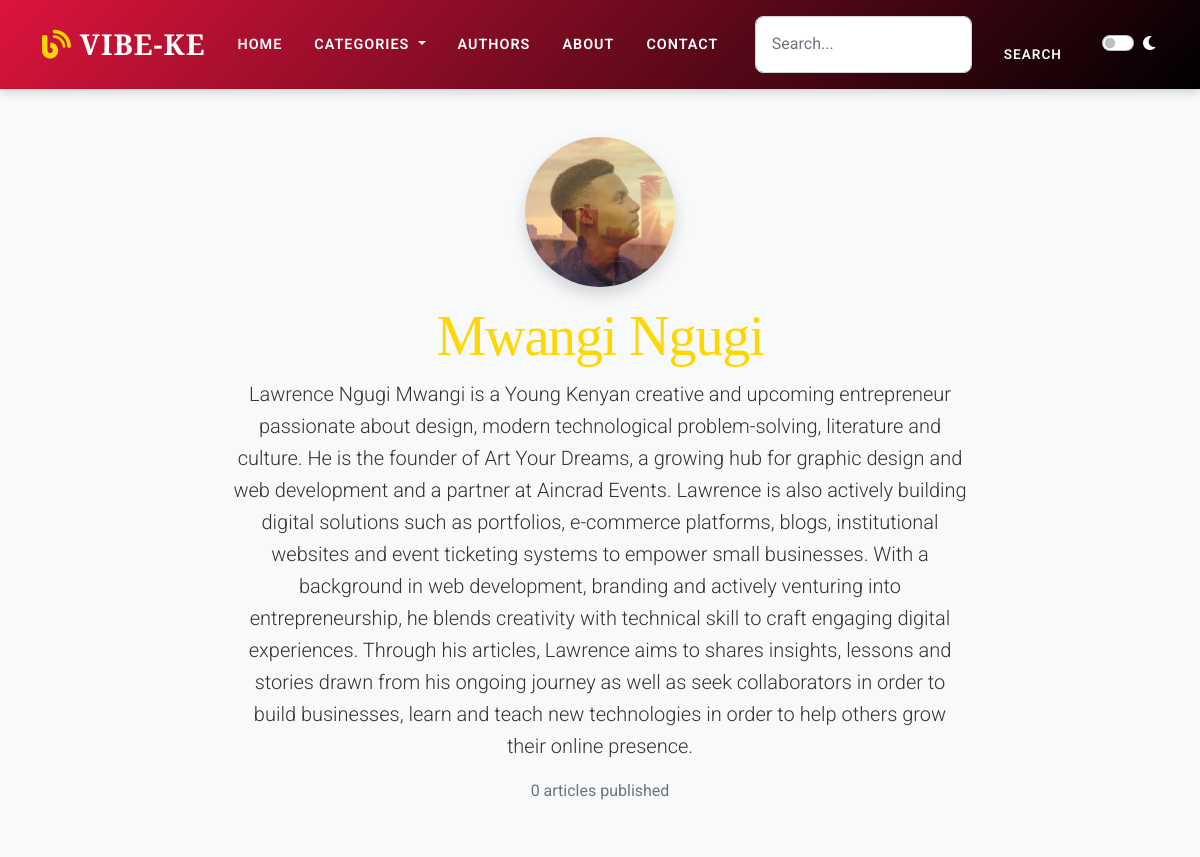
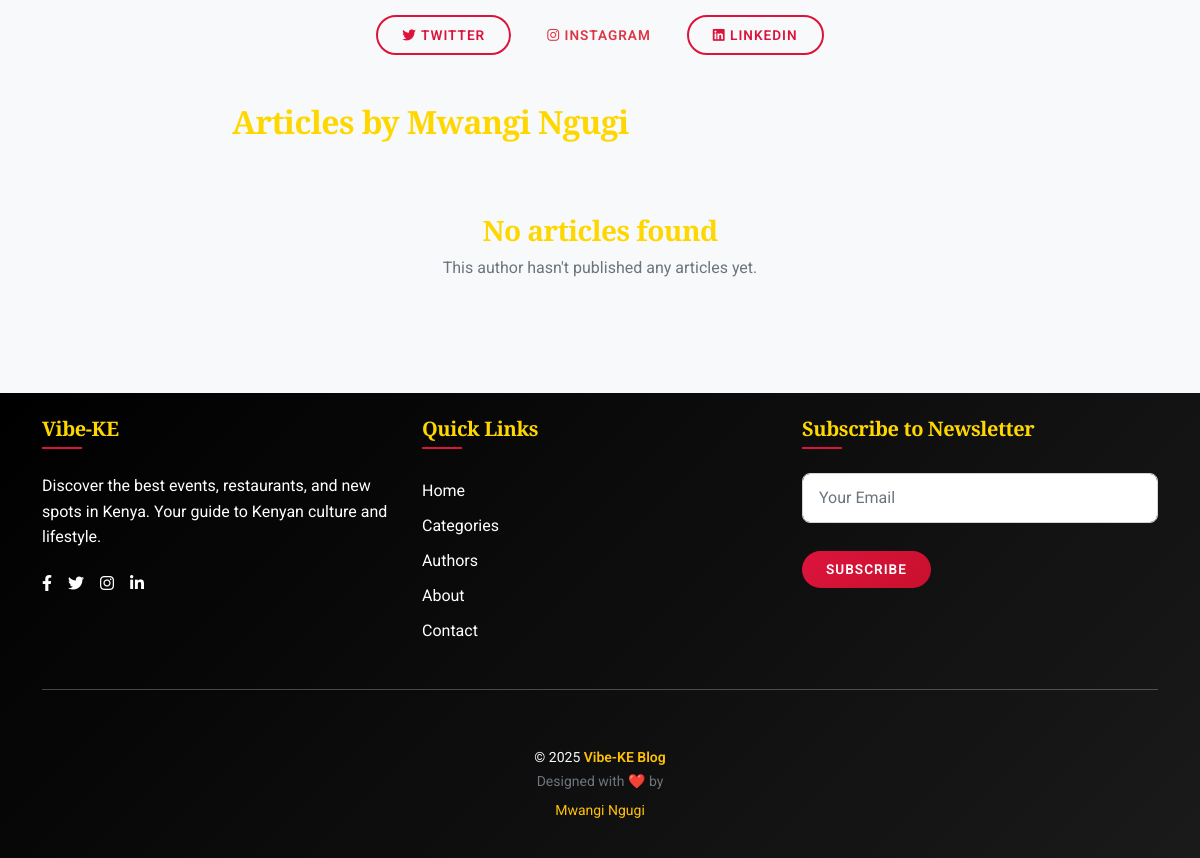
The page /authors/1/ on the database as committed earlier (2 pictures, top to bottom).
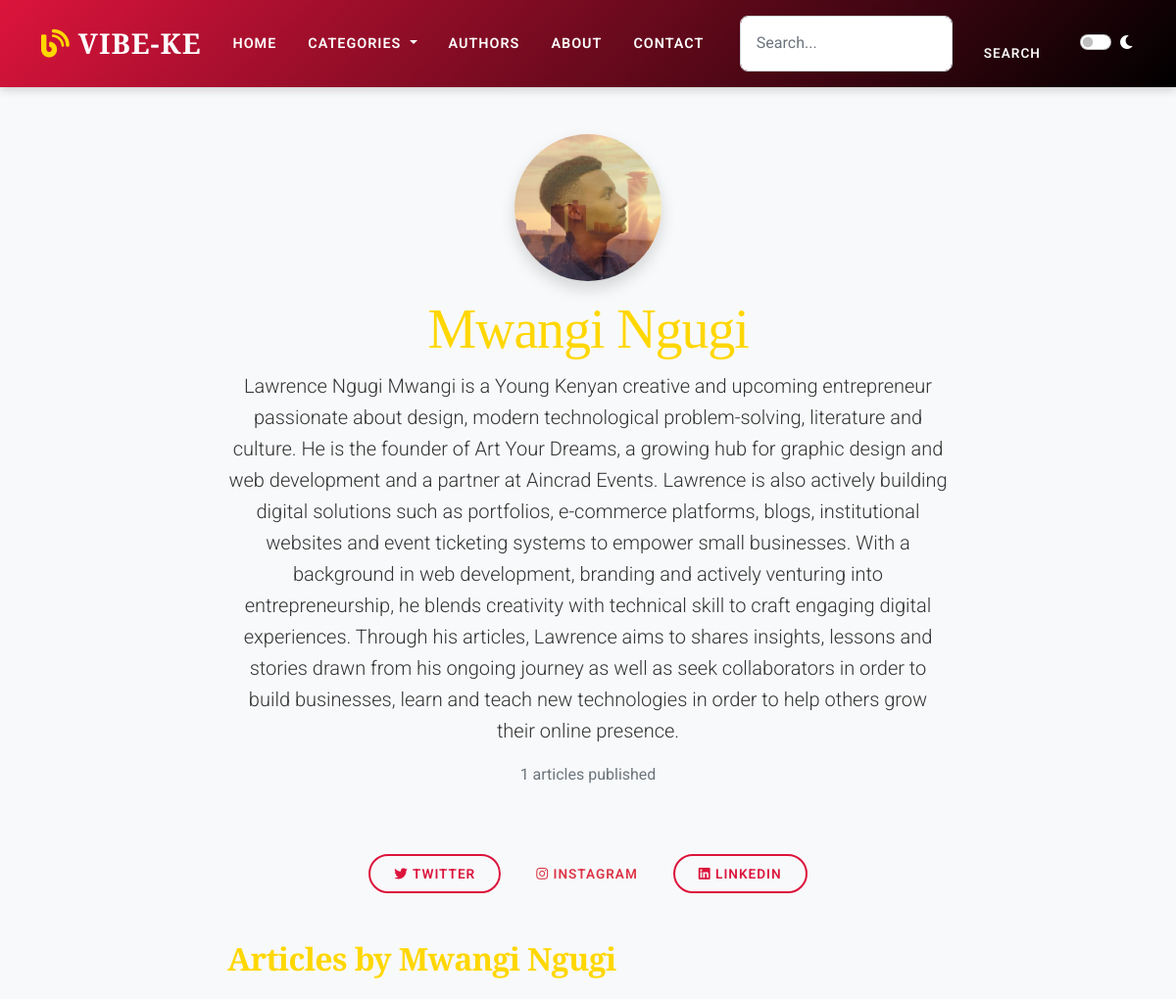
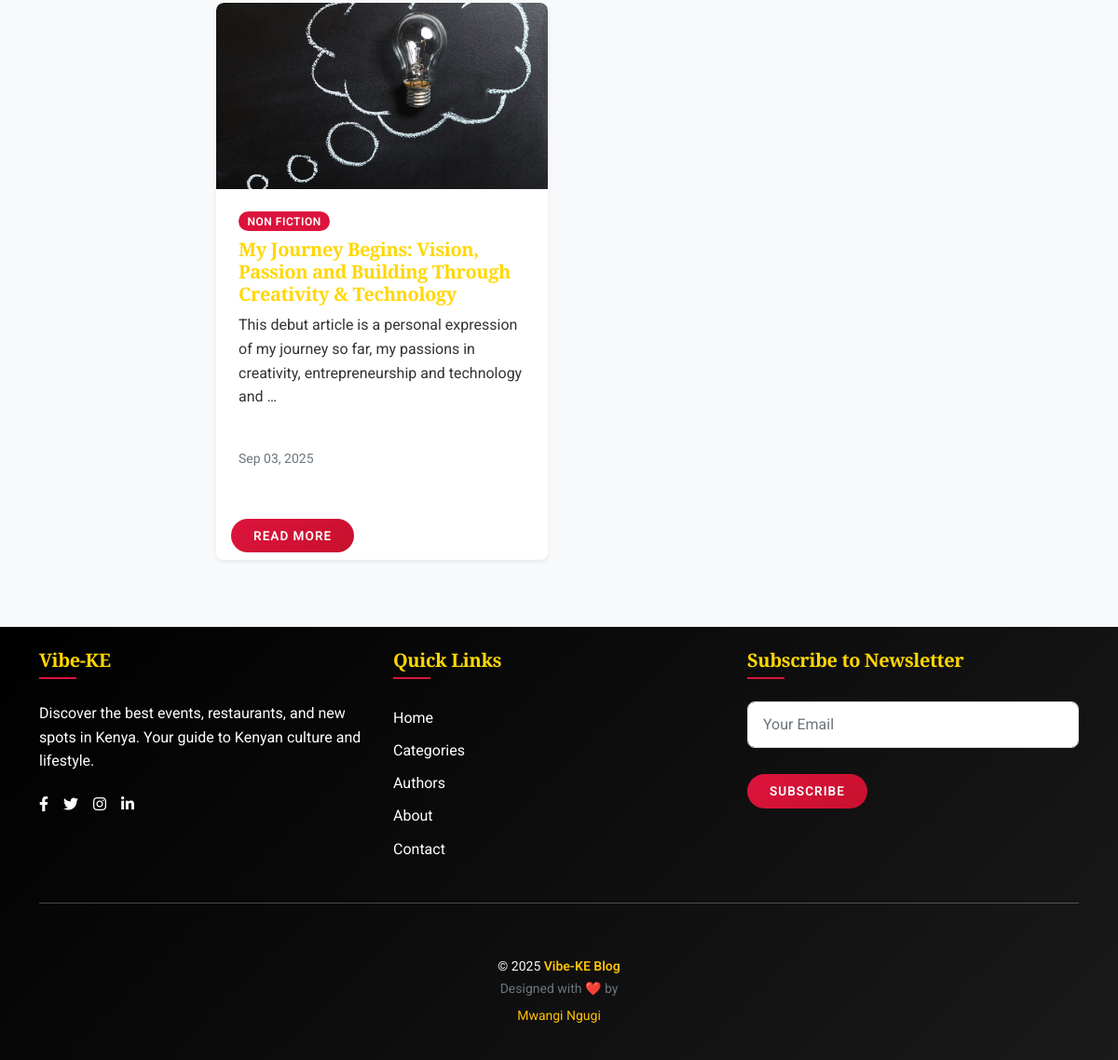
The same page on the database as committed later (2 pictures, top to bottom).
### authors/models.py (models this page shows, shortened)
class Author(AbstractUser):
    bio = models.TextField(blank=True, help_text="Author's biography")
    profile_image = models.ImageField(upload_to='authors/profiles/', blank=True, null=True)
    date_joined = models.DateTimeField(auto_now_add=True)
    is_active = models.BooleanField(default=True)
    def article_count(self):
        return self.articles.filter(is_published=True).count()

### articles/models.py (models this page shows, shortened)
class Article(models.Model):
    title = models.CharField(max_length=200)
    slug = models.SlugField(max_length=200, unique=True, blank=True)
    excerpt = models.TextField(blank=True, help_text="Short summary of the article")
    content = models.TextField(help_text="Main content of the article")
    author = models.ForeignKey(Author, on_delete=models.CASCADE, related_name='articles')
    category = models.ForeignKey(Category, on_delete=models.CASCADE, related_name='articles')
    featured_image = models.ImageField(upload_to='articles/images/', blank=True, null=True)
    is_featured = models.BooleanField(default=False, help_text="Is this a featured article?")
    is_published = models.BooleanField(default=False, help_text="Is this article published?")
    published_date = models.DateTimeField(blank=True, null=True, help_text="Date when published")
    created_date = models.DateTimeField(auto_now_add=True)
    updated_date = models.DateTimeField(auto_now=True)
    view_count = models.PositiveIntegerField(default=0, help_text="Number of views")
    class Meta:
        ordering = ['-created_date']
        verbose_name_plural = "Articles"
    def get_absolute_url(self):
        return reverse('articles:article_detail', kwargs={'slug': self.slug})

### categories/models.py (models this page shows, shortened)
class Category(models.Model):
    name = models.CharField(max_length=100, unique=True)
    slug = models.SlugField(max_length=100, unique=True, blank=True)
    description = models.TextField(blank=True, help_text="Description of the category")
    icon = models.CharField(max_length=50, blank=True, help_text="Icon class for UI representation (e.g., fas fa-utensils)")
    order = models.IntegerField(default=0, help_text="Display order (lower numbers first)")
    is_active = models.BooleanField(default=True)
    created_date = models.DateTimeField(auto_now_add=True)
    updated_date = models.DateTimeField(auto_now=True)
    class Meta:
        verbose_name_plural = "Categories"
        ordering = ['order', 'name']

### authors/views.py (the view)
# urls.py: path('<int:pk>/', views.author_detail, name='author_detail'),
def author_detail(request, pk):
    author = get_object_or_404(Author, pk=pk, is_active=True)
    articles = author.articles.filter(is_published=True).order_by('-published_date')
    paginator = Paginator(articles, 5)  # Show 5 articles per page
    page_number = request.GET.get('page')
    articles_page = paginator.get_page(page_number)
    context = {
        'author': author,
        'articles_page': articles_page,
    }
    return render(request, 'authors/author_detail.html', context)

### templates/authors/author_detail.html (shortened to what this page needs)
{% extends 'base.html' %}
{% block content %}
<section class="py-5">
    <div class="container">
        <div class="row">
            <div class="col-lg-8 mx-auto">
                <div class="text-center mb-5">
                    {% if author.profile_image %}
                    <img src="{{ author.profile_image.url }}" class="rounded-circle mb-3 shadow"
                        alt="{{ author.get_full_name }}" style="width: 150px; height: 150px; object-fit: cover;">
                    {% else %}
                    <div class="bg-secondary rounded-circle mb-3 d-flex align-items-center justify-content-center shadow"
                        style="width: 150px; height: 150px;">
                        <i class="fas fa-user text-white fa-3x"></i>
                    </div>
                    {% endif %}
                    <h1 class="display-4">{{ author.get_full_name }}</h1>
                    <p class="lead">{{ author.bio }}</p>
                    <p class="text-muted">{{ author.article_count }} articles published</p>
                </div>
                <div class="text-center mb-5">
                    {% if author.profile.twitter_handle %}
                    <a href="https://twitter.com/{{ author.profile.twitter_handle }}" target="_blank" class="btn btn-outline-primary me-2">
                        <i class="fab fa-twitter"></i> Twitter
                    </a>
                    {% endif %}
                    {% if author.profile.instagram_handle %}
                    <a href="https://instagram.com/{{ author.profile.instagram_handle }}" target="_blank" class="btn btn-outline-danger me-2">
                        <i class="fab fa-instagram"></i> Instagram
                    </a>
                    {% endif %}
                    {% if author.profile.linkedin_url %}
                    <a href="{{ author.profile.linkedin_url }}" target="_blank" class="btn btn-outline-primary">
                        <i class="fab fa-linkedin"></i> LinkedIn
                    </a>
                    {% endif %}
                </div>
                <h2 class="mb-4">Articles by {{ author.get_full_name }}</h2>
                {% if articles_page %}
                <div class="row">
                    {% for article in articles_page %}
                    <div class="col-lg-6 mb-4">
                        <div class="card h-100 shadow-sm">
                            {% if article.featured_image %}
                            <img src="{{ article.featured_image.url }}" class="card-img-top"
                                alt="{{ article.title }}" style="height: 200px; object-fit: cover;">
                            {% endif %}
                            <div class="card-body d-flex flex-column">
                                <span class="badge bg-primary align-self-start mb-2">{{ article.category.name }}</span>
                                <h5 class="card-title">{{ article.title }}</h5>
                                <p class="card-text">{{ article.excerpt|truncatewords:20 }}</p>
                                <div class="mt-auto">
                                    <small class="text-muted">
                                        {{ article.published_date|date:"M d, Y" }}
                                    </small>
                                </div>
                            </div>
                            <div class="card-footer bg-transparent border-0">
                                <a href="{{ article.get_absolute_url }}" class="btn btn-primary">Read More</a>
                            </div>
                        </div>
                    </div>
                    {% endfor %}
                </div>
                {% else %}
                <div class="text-center py-5">
                    <h3>No articles found</h3>
                    <p class="text-muted">This author hasn't published any articles yet.</p>
                </div>
                {% endif %}
            </div>
        </div>
    </div>
</section>
{% endblock %}

Rows that differ between the two databases and show on the page:
computed for Author "Mwangi Ngugi": article_count "0" → "1"
added Article: featured_image (picture), category.name "NON FICTION", title "My Journey Begins: Vision, Passion and Building Through Creativity & Technology", excerpt "This debut article is a personal expression of my journey so far, my passions in creativity, entrepreneurship and technology and …", published_date "Sep 03, 2025"
Other text that changed with them:
text no longer shown: "No articles found This author hasn't published any articles yet."
